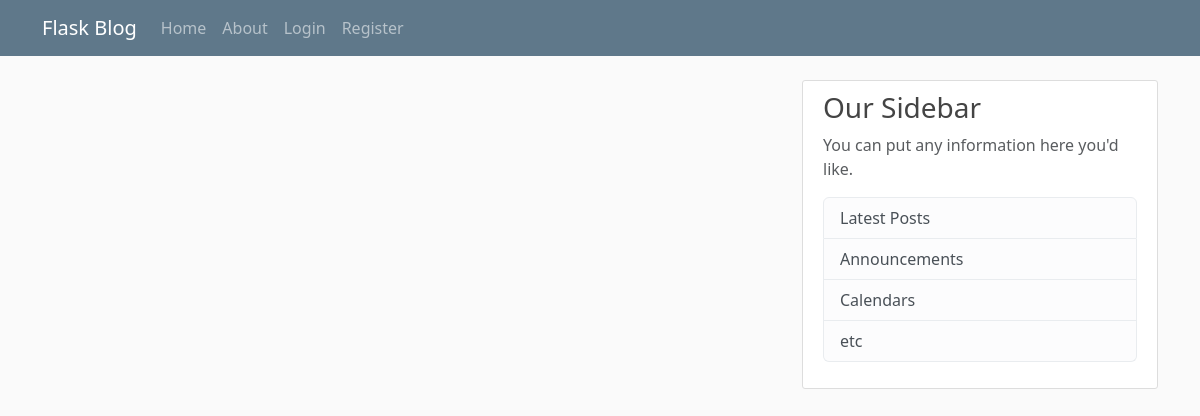
Page /home on the earlier database version.
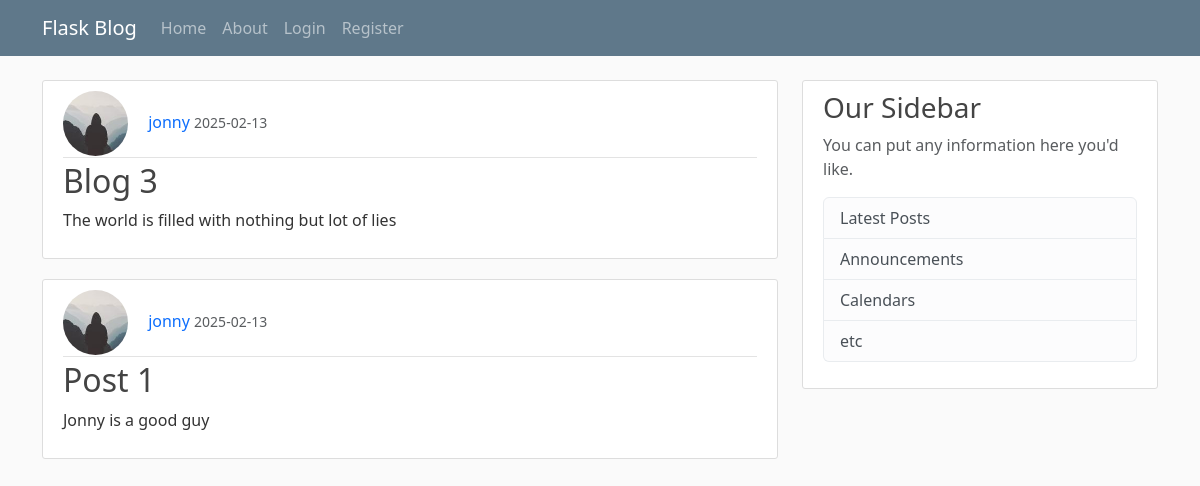
Same page on the later database version.
### main/models.py (models this page shows, shortened)
class Post(db.Model):
    id = db.Column(db.Integer, primary_key=True)
    title = db.Column(db.String(100), nullable=False)
    date_posted = db.Column(db.DateTime, nullable=False, default=datetime.utcnow)
    content = db.Column(db.Text, nullable=False)
    user_id = db.Column(db.Integer, db.ForeignKey('user.id'), nullable=False)

class User(db.Model, UserMixin):
    id = db.Column(db.Integer, primary_key=True)
    username = db.Column(db.String(20), unique=True, nullable=False)
    email = db.Column(db.String(120), unique=True, nullable=False)
    image_file = db.Column(db.String(20), nullable=False, default='default.jpg')
    password = db.Column(db.String(60), nullable=False)
    posts = db.relationship('Post',backref='author', lazy=True)

### main/routes.py (the view)
@app.route("/")
@app.route("/home")
def home():
    posts = Post.query.all()
    return render_template("home.html", posts = posts)

### main/templates/home.html (shortened to what this page needs)
{% extends "layout.html" %}
{% block content %}
    {% for post in posts %}
        <article class="media content-section">
            <div class="media-body">
            <div class="article-metadata">
                <img class="rounded-circle article-img" src="{{url_for('static', filename='profile/' + post.author.image_file)}}" alt="">
                <a class="decoration mr-2" href="#">{{ post.author.username }}</a>
                <small class="text-muted">{{ post.date_posted.strftime('%Y-%m-%d') }}</small>
            </div>
            <h2><a class="decoration article-title" href="{{url_for('post', post_id=post.id)}}">{{ post.title }}</a></h2>
            <p class="article-content">{{ post.content }}</p>
            </div>
        </article>
    {% endfor %}
{% endblock %}

### main/templates/layout.html (shortened to what this page needs)
<!DOCTYPE html>
<html lang="en">
<head>
    <link href="https://cdn.jsdelivr.net/npm/bootstrap@5.3.3/dist/css/bootstrap.min.css" rel="stylesheet">
    <link rel="stylesheet" href="/static/main.css">
</head>
<body>
    <nav class="navbar navbar-expand-md navbar-dark bg-steel fixed-top">
        <div class="container">
          <a class="navbar-brand mr-4" href="/">Flask Blog</a>
          <div class="collapse navbar-collapse" id="navbarToggle">
            <div class="navbar-nav mr-auto">
              <a class="nav-item nav-link" href="{{ url_for('home') }}">Home</a>
              <a class="nav-item nav-link" href="{{ url_for('about') }}">About</a>
            </div>
            <div class="navbar-nav">
              {% if current_user.is_authenticated %}
                <a class="nav-item nav-link" href="{{ url_for('new_post') }}">New Post</a>
                <a class="nav-item nav-link" href="{{ url_for('account') }}">Account</a>
                <a class="nav-item nav-link" href="{{ url_for('logout') }}">Logout</a>
              {% else %}
                <a class="nav-item nav-link" href="{{ url_for('login') }}">Login</a>
                <a class="nav-item nav-link" href="{{ url_for('register') }}">Register</a>
              {% endif %}
            </div>
          </div>
        </div>
      </nav>
      <main role="main" class="container">
        <div class="row">
          <div class="col-md-8">
            {% block content %}{% endblock %}
          </div>
          <div class="col-md-4">
            <div class="content-section">
              <h3>Our Sidebar</h3>
              <p class='text-muted'>You can put any information here you'd like.
                <ul class="list-group">
                  <li class="list-group-item list-group-item-light">Latest Posts</li>
                  <li class="list-group-item list-group-item-light">Announcements</li>
                  <li class="list-group-item list-group-item-light">Calendars</li>
                  <li class="list-group-item list-group-item-light">etc</li>
                </ul>
              </p>
            </div>
          </div>
        </div>
      </main>
</body>
</html>

### main/static/main.css (style rules this page uses)
body { background: #fafafa; color: #333333; margin-top: 5rem; }
h1, h2, h3, h4, h5, h6 { color: #444444; }
.bg-steel { background-color: #5f788a; }
.content-section { background: #ffffff; padding: 10px 20px; border: 1px solid #dddddd; border-radius: 3px; margin-bottom: 20px; }
.article-title { color: #444444; }
.article-content { white-space: pre-line; }
.article-img { height: 65px; width: 65px; margin-right: 16px; }
.article-metadata { padding-bottom: 1px; margin-bottom: 4px; border-bottom: 1px solid #e3e3e3 }

### main/templates/home.html (style rules this page uses)
.decoration { text-decoration: none; }

Differences in the rows shown:
added Post: image_file (picture), author.username "jonny", date_posted "2025-02-13", title "Blog 3", content "The world is filled with nothing but lot of lies"
added Post: image_file (picture), author.username "jonny", date_posted "2025-02-13", title "Post 1", content "Jonny is a good guy"
